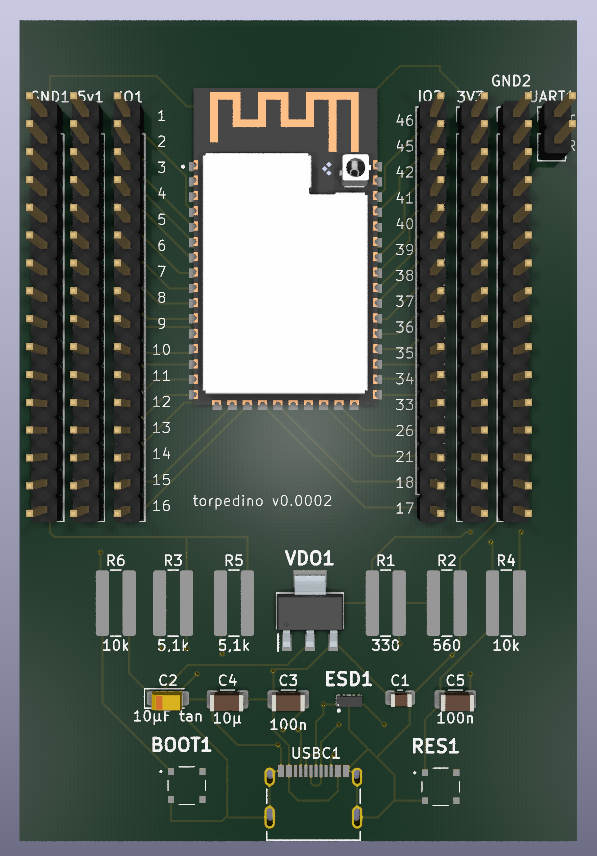
#> input picture esp32s2/torpedino/torpedino.png, 597 x 856 px
$ python make_assets.py
#> lines starting #> are read from the running program, lines starting #| are printed output that depends on the picture
#!/usr/bin/env python3
"""
Genererer torpedino_png.ino og pinwizard_html.ino fra kildefilene.
Kjøres fra rooten av prosjektet:

    python3 tools/make_assets.py   (Linux/Mac)
    python  tools/make_assets.py   (Windows)

Avhengigheter: Pillow  (pip install pillow)
"""

import gzip, io, os, sys
from PIL import Image

base = os.path.dirname(os.path.dirname(os.path.abspath(__file__)))

def make_ino(varname, data, note):
    lines = []
    for i in range(0, len(data), 16):
        chunk = data[i:i+16]
        lines.append("  " + ", ".join(f"0x{b:02x}" for b in chunk))
    hex_body = ",\n".join(lines)
    return (
        f"// Auto-generert – ikke endre manuelt.\n"
        f"// Regenerer: python3 tools/make_assets.py  ({note})\n\n"
        f"const uint8_t {varname}[]     PROGMEM = {{\n{hex_body}\n}};\n"
        f"const size_t  {varname}_len            = {len(data)};\n"
    )

# ── torpedino.png → skalert til halvparten → torpedino_png.ino ──────────────
png_path = os.path.join(base, "torpedino.png")
if not os.path.exists(png_path):
    print(f"Feil: {png_path} ikke funnet", file=sys.stderr)
    sys.exit(1)

img = Image.open(png_path)
#> img is the input picture: PIL image 597x856 RGBA; mean R, G, B, A 83.2, 92.9, 86.5, 255
img_half = img.resize((img.width // 2, img.height // 2), Image.LANCZOS)
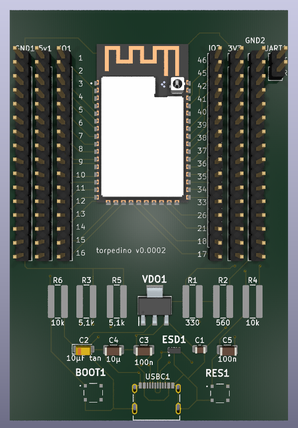
#> img_half: PIL image 298x428 RGBA; mean R, G, B, A 83.1, 92.9, 86.5, 255
buf = io.BytesIO()
img_half.save(buf, "PNG", optimize=True)
png_data = buf.getvalue()

dest = os.path.join(base, "torpedino_png.ino")
with open(dest, "w") as f:
    f.write(make_ino("torpedino_png", png_data,
                     f"torpedino.png skalert til {img_half.size[0]}×{img_half.size[1]}"))
print(f"torpedino_png.ino  oppdatert – {len(png_data):,} bytes  "
      f"({img.size[0]}×{img.size[1]} → {img_half.size[0]}×{img_half.size[1]})")
#| torpedino_png.ino  oppdatert – 156,662 bytes  (597×856 → 298×428)

# ── pinwizard.html → gzip-komprimert → pinwizard_html.ino ───────────────────
html_path = os.path.join(base, "pinwizard.html")
if not os.path.exists(html_path):
    print(f"Feil: {html_path} ikke funnet", file=sys.stderr)
#> (the run stopped early here; a loop or call above may not have finished)
